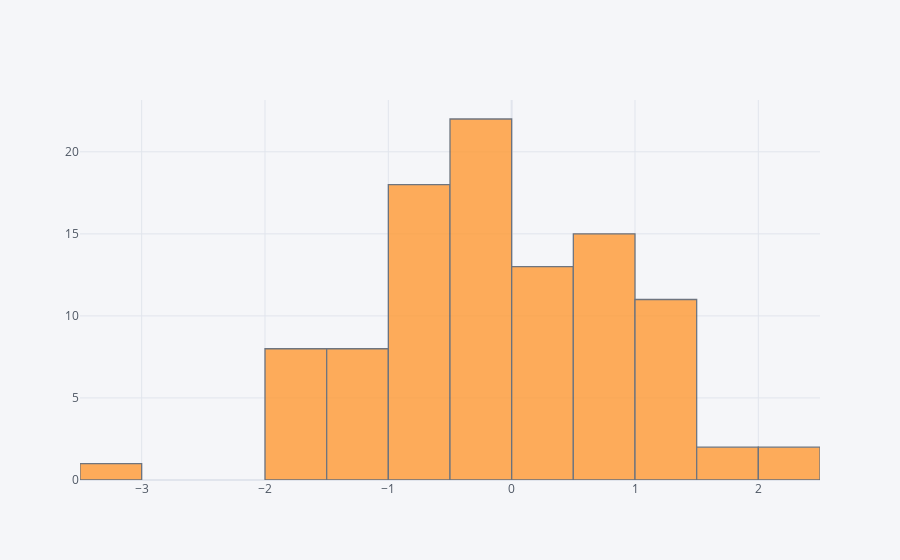

Notebook code cell kept with this figure:
### Code cell
df['A'].iplot(kind='hist',bins=24)

### Figure 1 — Plotly figure (JSON) as saved in the notebook; plotly's stock layout.template omitted (floating-point values rounded to 4 significant figures)
{"data": [{"histfunc": "count", "histnorm": "", "marker": {"color": "rgba(255, 153, 51, 1.0)", "line": {"color": "#4D5663", "width": 1.3}}, "name": "A", "nbinsx": 24, "opacity": 0.8, "orientation": "v", "type": "histogram", "x": [-0.01377, -0.7063, 0.2119, 1.144, -0.5062, 2.343, 0.5905, -0.1655, 0.09503, 1.402, 0.4462, 0.4289, -0.5799, 0.683, -0.2984, -1.473, -0.4776, 2.123, 1.008, -0.2762, -0.966, -0.1369, 0.7233, 0.2379, -1.465, 0.1205, 0.6185, 0.1302, -0.1485, -0.5347, 0.3115, -0.3247, -0.9398, -0.3079, 1.885, -0.4952, -1.989, -0.01731, 1.391, 0.5897, -0.05022, -1.421, 0.1847, -0.9454, -0.9313, 0.5413, -1.172, -1.059, 1.312, 0.03409, 0.8216, -0.618, -0.05243, -1.424, 0.02083, -0.6964, -1.83, 0.4012, 0.9418, 0.3098, -0.8569, -1.578, -0.07654, -0.8802, -1.52, 0.5744, -0.945, -0.3016, 1.176, 0.8245, 1.161, 1.014, -0.3316, -0.2881, 1.408, 0.6786, -0.408, 0.6261, -0.05504, -0.886, -0.2914, -1.04, 0.8682, -0.4615, -1.908, 1.3, 1.717, 1.013, -1.503, 0.5876, -0.7844, -0.5128, -0.8181, 0.7408, -1.497, -1.542, -3.058, -1.502, -0.7862, -0.187]}], "layout": {"autosize": true, "barmode": "overlay", "legend": {"bgcolor": "#F5F6F9", "font": {"color": "#4D5663"}}, "paper_bgcolor": "#F5F6F9", "plot_bgcolor": "#F5F6F9", "title": {"font": {"color": "#4D5663"}}, "xaxis": {"autorange": true, "gridcolor": "#E1E5ED", "range": [-3.5, 2.5], "showgrid": true, "tickfont": {"color": "#4D5663"}, "title": {"font": {"color": "#4D5663"}, "text": ""}, "type": "linear", "zerolinecolor": "#E1E5ED"}, "yaxis": {"autorange": true, "gridcolor": "#E1E5ED", "range": [0, 23.16], "showgrid": true, "tickfont": {"color": "#4D5663"}, "title": {"font": {"color": "#4D5663"}, "text": ""}, "zerolinecolor": "#E1E5ED"}}}
